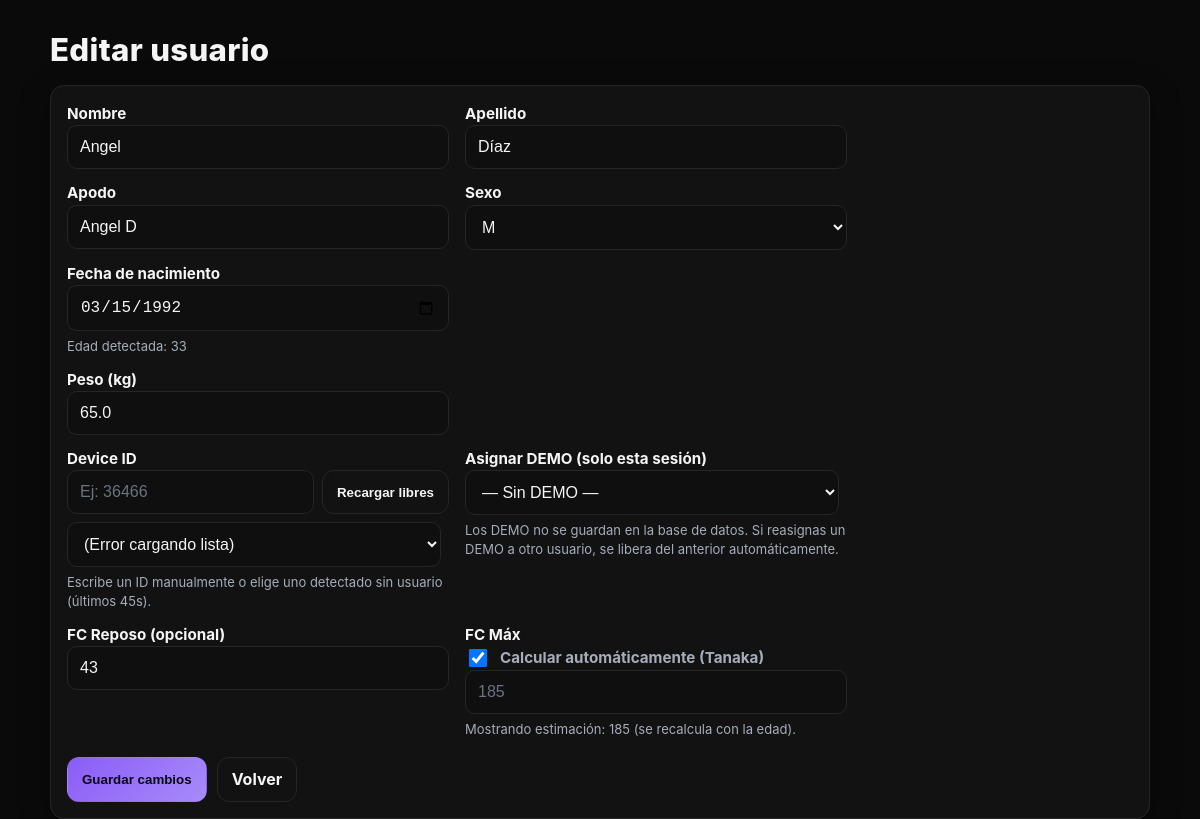
The app's page /users/edit/4 with its own data.
### tables this page shows
CREATE TABLE users (
  id INTEGER PRIMARY KEY AUTOINCREMENT,
  nombre    TEXT NOT NULL,
  apellido  TEXT NOT NULL,
  apodo     TEXT NOT NULL,
  edad      INTEGER,            -- legacy (opcional)
  peso      REAL,
  device_id INTEGER UNIQUE,
  sexo      TEXT,               -- 'M' o 'F' (sin CHECK para no romper migraciones)
  hr_rest   INTEGER,            -- FC en reposo (opcional; puede ser NULL)
  hr_max    INTEGER,            -- FC máxima (opcional)
  is_sim    INTEGER DEFAULT 0,  -- 0=real, 1=simulado
  dob       TEXT,               -- YYYY-MM-DD (opcional)
  hr_max_auto INTEGER DEFAULT 1 -- 1=auto (Tanaka), 0=manual
);

### hr_server.py (the view, shortened to what this page needs)
@app.route("/users/edit/<int:user_id>", methods=["GET", "POST"])
def edit_user(user_id):
    user = db.get_user(user_id)
    if not user:
        return "Usuario no encontrado", 404
    demo_for_user = USER_TO_DEMO.get(user_id)
    return render_template("user_form.html", user=user, demo_slots=DEMO_SLOTS, demo_for_user=demo_for_user)

### db.py (called while the page is built)
@contextmanager
def get_conn():
    DB_PATH.parent.mkdir(parents=True, exist_ok=True)
    conn = sqlite3.connect(DB_PATH)
    try:
        yield conn
    finally:
        conn.close()

def _ensure_schema():
    with get_conn() as conn:
        conn.execute(SCHEMA)
        cols = {r[1] for r in conn.execute("PRAGMA table_info(users)").fetchall()}
        if "sexo" not in cols:
            conn.execute("ALTER TABLE users ADD COLUMN sexo TEXT")
        if "hr_rest" not in cols:
            conn.execute("ALTER TABLE users ADD COLUMN hr_rest INTEGER")
        if "hr_max" not in cols:
            conn.execute("ALTER TABLE users ADD COLUMN hr_max INTEGER")
        if "is_sim" not in cols:
            conn.execute("ALTER TABLE users ADD COLUMN is_sim INTEGER DEFAULT 0")
        if "dob" not in cols:
            conn.execute("ALTER TABLE users ADD COLUMN dob TEXT")
        if "hr_max_auto" not in cols:
            conn.execute("ALTER TABLE users ADD COLUMN hr_max_auto INTEGER DEFAULT 1")
        conn.execute(IDX)
        conn.commit()

def get_user(user_id):
    _ensure_schema()
    with get_conn() as conn:
        cur = conn.cursor()
        cur.execute("""
            SELECT id, nombre, apellido, apodo, edad, peso, device_id, sexo,
                   hr_rest, hr_max, is_sim, dob, hr_max_auto
            FROM users
            WHERE id=?
        """, (user_id,))
        row = cur.fetchone()
        return row_to_dict(row) if row else None

def row_to_dict(r):
    return {
        "id":          r[0],
        "nombre":      r[1],
        "apellido":    r[2],
        "apodo":       r[3],
        "edad":        r[4],
        "peso":        r[5],
        "device_id":   r[6],
        "sexo":        r[7],
        "hr_rest":     r[8],
        "hr_max":      r[9],
        "is_sim":      r[10],
        "dob":         r[11],
        "hr_max_auto": r[12],
    }

### hr_server.py (called while the page is built)
def age_from_dob(dob_str):
    if not dob_str:
        return None
    try:
        y, m, d = map(int, dob_str.split('-'))
        dob = date(y, m, d)
        today = date.today()
        age = today.year - dob.year - ((today.month, today.day) < (dob.month, dob.day))
        return max(0, age)
    except Exception:
        return None

def tanaka_from_age(age):
    try:
        e = int(age)
        if e > 0:
            return int(round(208 - 0.7 * e))
    except Exception:
        pass
    return None

def tanaka_from_dob(dob_str):
    a = age_from_dob(dob_str)
    return tanaka_from_age(a)

### templates/user_form.html (shortened to what this page needs)
<!doctype html>
<html lang="es">
<head>
  <link rel="stylesheet" href="/static/brand.css">
</head>
<body>
  <div class="wrap">
    <h1>{{ 'Editar usuario' if user else 'Añadir usuario' }}</h1>
    <div class="panel card-pad">
      <form method="post" action="" class="grid">
        <div>
          <label>Nombre</label>
          <input name="nombre" value="{{ user.nombre if user else '' }}" required>
        </div>
        <div>
          <label>Apellido</label>
          <input name="apellido" value="{{ user.apellido if user else '' }}" required>
        </div>
        <div>
          <label>Apodo</label>
          <input name="apodo" value="{{ user.apodo if user else '' }}" placeholder="Se muestra en las tarjetas">
        </div>
        <div>
          <label>Sexo</label>
          <select name="sexo">
            {% set s = (user.sexo if user else 'M') or 'M' %}
            <option value="M" {{ 'selected' if s=='M' else '' }}>M</option>
          </select>
        </div>
        <div>
          <label>Fecha de nacimiento</label>
          <input type="date" name="dob" value="{{ user.dob if user and user.dob else '' }}" required>
          {% if user and user.dob %}
            <div class="form-help">Edad detectada: {{ user.dob|age_from_dob or '—' }}</div>
          {% endif %}
        </div>
        <div></div>
        <div>
          <label>Peso (kg)</label>
          <input type="number" step="0.1" name="peso" min="1" max="500" value="{{ user.peso if user and user.peso else '' }}">
        </div>
        <div></div>
        <div class="full">
          <label>Device ID</label>
          <div class="form-row">
            <input id="device_id" name="device_id" type="number" placeholder="Ej: 36466"
                  value="{{ user.device_id if user and user.device_id else '' }}">
            <button type="button" id="btnReload" class="btn">Recargar libres</button>
          </div>
          <div class="form-row" style="margin-top:8px;">
            <select id="selFree">
              <option value="">— Pulsómetros libres detectados —</option>
            </select>
          </div>
          <div class="form-help">Escribe un ID manualmente o elige uno detectado sin usuario (últimos 45s).</div>
        </div>
        <div class="full">
          <label>Asignar DEMO (solo esta sesión)</label>
          <div class="form-row">
            <select id="selDemo" name="demo_dev">
              <option value="">— Sin DEMO —</option>
            </select>
          </div>
          <div class="form-help">
            Los DEMO no se guardan en la base de datos. Si reasignas un DEMO a otro usuario, se libera del anterior automáticamente.
          </div>
        </div>
        <div>
          <label>FC Reposo (opcional)</label>
          <input type="number" name="hr_rest" min="30" max="120" value="{{ user.hr_rest if user and user.hr_rest else '' }}">
        </div>
        {% set auto = (user.hr_max_auto == 1) if user else true %}
        {% set hrmax_disp = (user.hr_max if user and user.hr_max else ((user.dob|tanaka_dob) or (user.edad|tanaka))) %}
        <div>
          <label>FC Máx</label>
          <div class="switch">
            <input type="checkbox" id="hrmax_auto" name="hr_max_auto" {{ 'checked' if auto else '' }}>
            <label for="hrmax_auto" class="muted">Calcular automáticamente (Tanaka)</label>
          </div>
          <input type="number" id="hr_max" name="hr_max" min="120" max="230"
                 value="{{ ('' if auto else (hrmax_disp or '')) }}"
                 placeholder="{{ auto and hrmax_disp or '' }}"
                 {{ 'disabled' if auto else '' }}>
          {% if auto %}
            <div class="form-help">Mostrando estimación: {{ hrmax_disp or '—' }} (se recalcula con la edad).</div>
          {% else %}
            <div class="form-help">Valor manual (bloqueado). No se ajusta con la edad.</div>
          {% endif %}
        </div>
        <div class="actions">
          <button type="submit" class="btn btn-accent">{{ 'Guardar cambios' if user else 'Crear usuario' }}</button>
          <a href="{{ url_for('users_list') }}" class="btn">Volver</a>
        </div>
      </form>
    </div>
  </div>
</body>
</html>

### static/brand.css (style rules this page uses)
:root { --bg:#0a0a0a; --card:#121212; --text:#f5f5f6; --muted:#a5adbb; --border:#262626; --accent:#8b5cf6; --accent-2:#a78bfa; --danger:#ef4444; --ok:#22c55e; --shadow-lg: 0 8px 30px rgba(0,0,0,.35); --radius: 14px; --ff-ui: "Inter", ui-sans-serif, system-ui, -apple-system, "Segoe UI", Roboto, Arial, "Noto Sans", sans-serif; --ff-head: "Space Grotesk", var(--ff-ui); --fs-h1: clamp(1.25rem, 2.6vw, 2rem); --fs-ui: 16px; --fs-small: 13px; --page-pad: clamp(14px, 3.2vw, 28px); --wrap-w: 1100px; }
* { box-sizing:border-box; }
html,body { height:100%; }
html { background:var(--bg); color:var(--text); }
body { margin:0; padding:var(--page-pad); font-family:var(--ff-ui); font-size:var(--fs-ui); line-height:1.45; }
.wrap { max-width:var(--wrap-w); margin:0 auto; }
h1 { margin:0 0 12px; font-family:var(--ff-head); font-weight:800; letter-spacing:.3px; font-size:var(--fs-h1); }
.btn { appearance:none; border:1px solid var(--border); background:var(--card); color:var(--text); border-radius:12px; padding:10px 14px; font-weight:700; cursor:pointer; text-decoration:none; display:inline-flex; align-items:center; gap:8px; transition: border-color .2s ease, transform .06s ease; }
.btn-accent { background:linear-gradient(135deg,var(--accent),var(--accent-2)); color:#0b0615; border-color:transparent; }
.panel { background:var(--card); border:1px solid var(--border); border-radius:var(--radius); box-shadow: var(--shadow-lg); }
.muted { color:var(--muted); }
form.grid { max-width:780px; display:grid; grid-template-columns:1fr; gap:12px 16px; }
@media (min-width:860px) { form.grid { grid-template-columns:1fr 1fr; } }
label { font-weight:700; font-size:.95rem; font-family:var(--ff-head); }
input, select { width:100%; padding:12px; border:1px solid var(--border); border-radius:10px; background:#0f0f0f; color:var(--text); font-size:1rem; }
input::placeholder { color:#6b7280; }
.form-help { color:var(--muted); font-size:var(--fs-small); margin-top:6px; }
.form-row { display:grid; grid-template-columns:1fr auto; gap:8px; }
.actions { grid-column:1/-1; display:flex; gap:10px; margin-top:6px; flex-wrap:wrap; }
.card-pad { padding:16px; }

### templates/user_form.html (style rules this page uses)
.switch { display:flex; align-items:center; gap:10px; }
.switch input[type="checkbox"] { width:18px; height:18px; }

### records on screen
users: nombre "Angel", apellido "Díaz", apodo "Angel D", dob "03/15/1992", dob|age_from_dob "33", peso "65.0", hr_rest "43"

### other values on screen
{{ 'Editar usuario' if user else 'Añadir usuario' }} "Editar usuario"
{{ hrmax_disp or '—' }} "185"
{{ 'Guardar cambios' if user else 'Crear usuario' }} "Guardar cambios"
